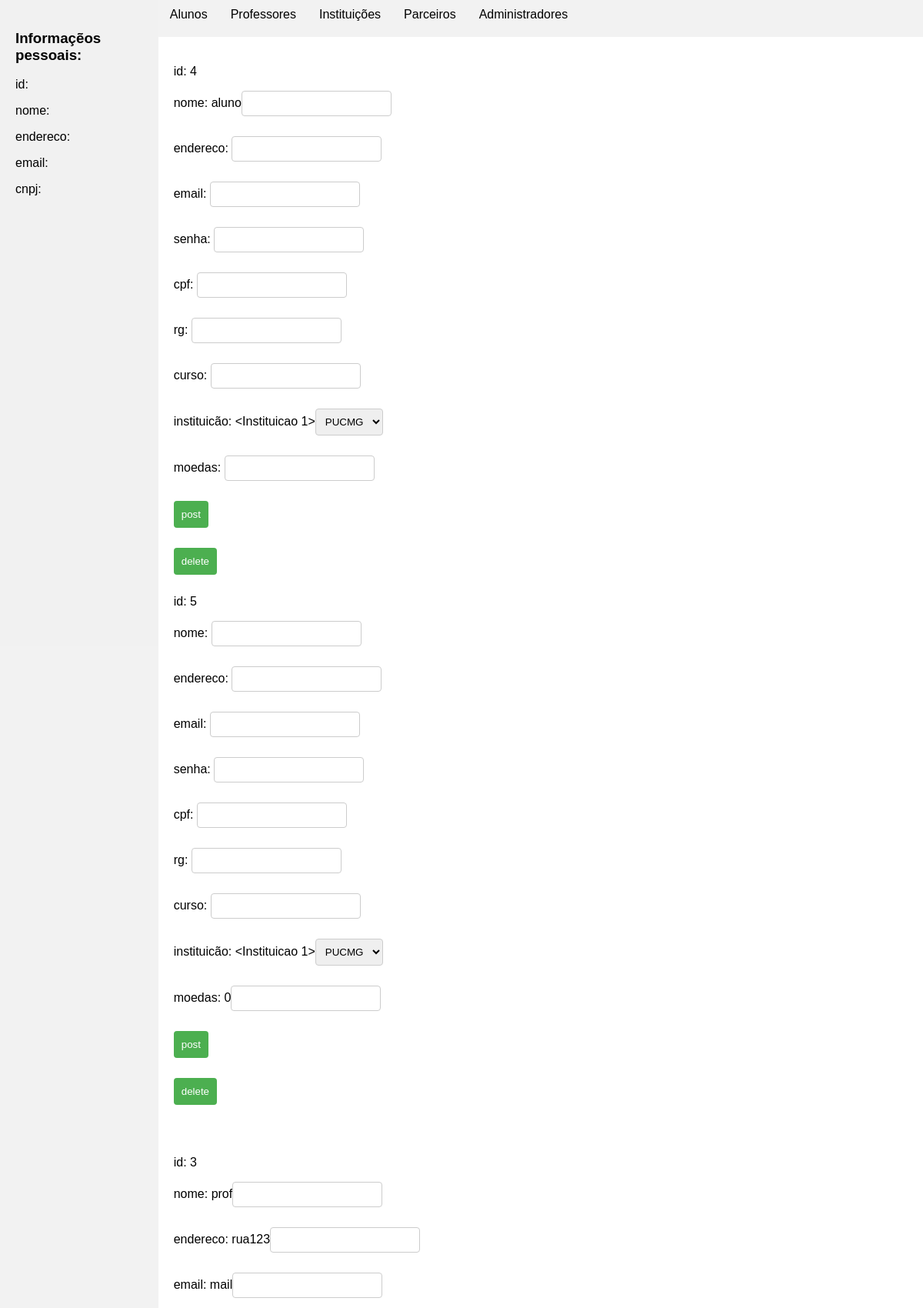
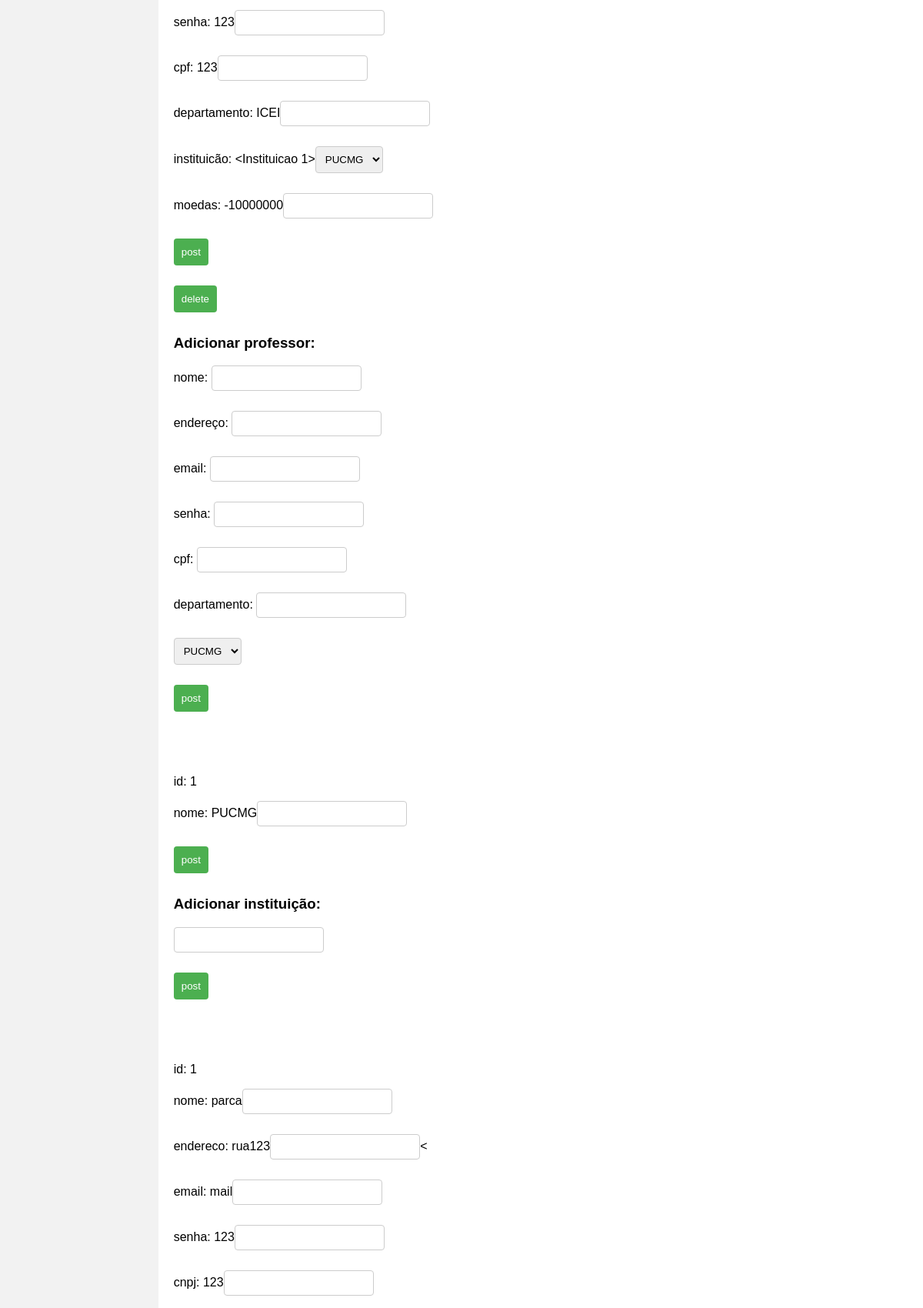
The page /administrador/4 (upper part) on the database its author committed (2 pictures, top to bottom).
### model.py (models this page shows)
class Usuario(db.Model):
    id = db.Column(db.Integer, primary_key=True)
    nome = db.Column(db.String(100))
    endereco = db.Column(db.String(150))
    email = db.Column(db.String(50))
    senha = db.Column(db.String(40))
    tipo = db.Column(db.String(20))
    transacoes = db.relationship("Transacao", foreign_keys="[Transacao.origem, Transacao.destino]", backref="usuario", primaryjoin="Usuario.id == Transacao.origem")

class Aluno(Usuario):
    id_aluno = db.Column(db.Integer, db.ForeignKey('usuario.id'), primary_key=True)
    cpf = db.Column(db.Integer)
    rg = db.Column(db.Integer)
    curso = db.Column(db.String(40))
    moedas = db.Column(db.Integer)
    id_instituicao = db.Column(db.Integer, db.ForeignKey('instituicao.id_instituicao'))

class Usuario(db.Model):
    id = db.Column(db.Integer, primary_key=True)
    nome = db.Column(db.String(100))
    endereco = db.Column(db.String(150))
    email = db.Column(db.String(50))
    senha = db.Column(db.String(40))
    tipo = db.Column(db.String(20))
    transacoes = db.relationship("Transacao", foreign_keys="[Transacao.origem, Transacao.destino]", backref="usuario", primaryjoin="Usuario.id == Transacao.origem")

class Professor(Usuario):
    id_professor = db.Column(db.Integer, db.ForeignKey('usuario.id'), primary_key=True)
    cpf = db.Column(db.Integer)
    departamento = db.Column(db.String(40))
    moedas = db.Column(db.Integer)
    id_instituicao = db.Column(db.Integer, db.ForeignKey('instituicao.id_instituicao'))

class Instituicao(db.Model):
    id = db.Column("id_instituicao", db.Integer, primary_key=True)
    nome = db.Column(db.String(40))
    professores = db.relationship("Professor", backref="instituicao")
    alunos = db.relationship("Aluno", backref="instituicao")

class Parceiro(Usuario):
    id_parceiro = db.Column(db.Integer, db.ForeignKey('usuario.id'), primary_key=True)
    cnpj = db.Column(db.Integer)
    produtos = db.relationship("Produto", backref="parceiro", lazy=True)#um parceiro tem vários produtos

### routes.py (the view)
@app.route("/administrador/<int:u>", methods=["POTS", "GET"])
def administrador(u):
    adm = db.session.get(Administrador, u)
    adms = Administrador.query.all()
    parca = Parceiro.query.all()
    prof = Professor.query.all()
    inst = Instituicao.query.all()
    aluno = Aluno.query.all()
    return render_template("administrador.html", adm=adm, adms=adms, parca=parca, prof=prof, inst=inst, aluno=aluno)

### templates/administrador.html (shortened to what this page needs)
<!DOCTYPE html>
<html lang="en">
<head>
    <link rel="stylesheet" href="{{ url_for('static', filename='shared.css') }}">
    <link rel="stylesheet" href="{{ url_for('static', filename='pages.css') }}">
</head>
<body>
    <div class="container">
        <div class="sidebar">
            <h3>Informaçẽos pessoais: </h3>
            <p>id: {{ adm.id }}</p>
            <p>nome: {{ adm.nome }}</p>
            <p>endereco: {{ adm.endereco }}</p>
            <p>email: {{ adm.email }}</p>
            <p>cnpj: {{ adm.cnpj}}</p>
        </div>
        <div class="tabs">
            <div class="tab-list">
                <li class="tablinks" onclick="openTab(event, 'alunos')">Alunos</li>
                <li class="tablinks" onclick="openTab(event, 'professores')">Professores</li>
                <li class="tablinks" onclick="openTab(event, 'instituicoes')">Instituições</li>
                <li class="tablinks" onclick="openTab(event, 'parceiros')">Parceiros</li>
                <li class="tablinks" onclick="openTab(event, 'administradores')">Administradores</li>
            </div>
            <div class="tab-content">
                <div id="alunos" class="tabcontent">
                    {% for al in aluno %}
                        <form action="/administrador/{{ adm.id }}/aluno/{{ al.id }}" method="POST">
                            <p>id: {{ al.id }}</p>
                            <p>nome: {{ al.nome }}<input type="text" name="nome"></p>
                            <p>endereco: {{ al.endereco }}<input type="text" name="endereco"></p>
                            <p>email: {{ al.email }}<input type="text" name="email"></p>
                            <p>senha: {{ al.senha }}<input type="text" name="senha"></p>
                            <p>cpf: {{ al.cpf}}<input type="number" name="cpf"></p>
                            <p>rg: {{ al.rg }}<input type="number" name="rg"></p>
                            <p>curso: {{ al.curso }}<input type="text" name="curso"></p>
                            <P>instituicão: {{ al.instituicao }}<select name="instituicao">
                                {% for i in inst %}
                                    <option value="{{ i.id }}">{{ i.nome }}</option>
                                {% endfor %}
                            </select></P>
                            <p>moedas: {{ al.moedas }}<input type="number" name="moedas"></p>
                            <p><input type="submit" value="post"></p>
                        </form>
                        <form action="/administrador/{{ adm.id }}/rm/aluno/{{ al.id }}" method="REMOVE">
                            <input type="submit" value="delete">
                        </form>
                    {% endfor %}
                </div>
            </div>
            <div class="tab-content">
                <div id="professores" class="tabcontent">
                    {% for pr in prof %}
                        <form action="/administrador/{{ adm.id }}/prof/{{ pr.id }}" method="POST">
                            <p>id: {{ pr.id }}</p>
                            <p>nome: {{ pr.nome }}<input type="text" name="nome"></p>
                            <p>endereco: {{ pr.endereco }}<input type="text" name="endereco"></p>
                            <p>email: {{ pr.email }}<input type="text" name="email"></p>
                            <p>senha: {{ pr.senha }}<input type="text" name="senha"></p>
                            <p>cpf: {{ pr.cpf}}<input type="number" name="cpf"></p>
                            <p>departamento: {{ pr.departamento }}<input type="text" name="departamento"></p>
                            <P>instituicão: {{ pr.instituicao }}<select name="instituicao">
                                {% for i in inst %}
                                    <option value="{{ i.id }}">{{ i.nome }}</option>
                                {% endfor %}
                            </select></P>
                            <p>moedas: {{ pr.moedas }}<input type="number" name="moedas"></p>
                            <p><input type="submit" value="post"></p>
                        </form>
                        <form action="/administrador/{{ adm.id }}/rm/prof/{{ pr.id }}" method="REMOVE">
                            <input type="submit" value="delete">
                        </form>
                    {% endfor %}
                    <h3>Adicionar professor: </h3>
                    <form action="/administrador/{{ adm.id }}/prof" method="POST">
                        <p>nome: <input type="text" name="nome"></p>
                        <p>endereço: <input type="text" name="endereco"></p>
                        <p>email: <input type="text" name="email"></p>
                        <p>senha: <input type="text" name="senha"></p>
                        <p>cpf: <input type="number" name="cpf"></p>
                        <p>departamento: <input type="text" name="departamento"></p>
                        <P><select name="instituicao">
                            {% for i in inst %}
                                <option value="{{ i.id }}">{{ i.nome }}</option>
                            {% endfor %}
                        </select></P>
                        <p><input type="submit" value="post"></p>
                    </form>
                </div>
            </div>
            <div class="tab-content">
                <div id="instituicoes" class="tabcontent">
                    {% for ins in inst %}
                        <form action="/administrador/{{ adm.id }}/inst/{{ ins.id }}" method="POST">
                            <p>id: {{ ins.id }}</p>
                            <p>nome: {{ ins.nome }}<input type="text" name="nome"></p>
                            <p><input type="submit" value="post"></p>
                        </form>
                    {% endfor %}
                    <h3>Adicionar instituição: </h3>
                    <form action="/administrador/{{ adm.id }}/inst" method="POST">
                        <p><input type="text" name="nome"></p>
                        <p><input type="submit" value="post"></p>
                    </form>
                </div>
            </div>
            <div class="tab-content">
                <div id="parceiros" class="tabcontent">
                    {% for par in parca %}
                        <form action="/administrador/{{ adm.id }}/parc/{{ par.id }}" method="POST">
                            <p>id: {{ par.id }}</p>
                            <p>nome: {{ par.nome }}<input type="text" name="nome"></p>
                            <p>endereco: {{ par.endereco }}<input type="text" name="endereco"><</p>
                            <p>email: {{ par.email }}<input type="text" name="email"></p>
                            <p>senha: {{ par.senha }}<input type="text" name="senha"></p>
                            <p>cnpj: {{ par.cnpj}}<input type="text" name="cnpj"></p>
                        </form>
                    {% endfor %}
                </div>
            </div>
        </div>
    </div>
</body>
</html>

### static/shared.css (style rules this page uses)
body { font-family: Arial, sans-serif; background-color: #f2f2f2; margin: 0; padding: 0; }
input, select { padding: 8px; margin-bottom: 10px; border: 1px solid #ccc; border-radius: 4px; }
input[type="submit"] { background-color: #4CAF50; color: white; border: none; padding: 10px; border-radius: 4px; cursor: pointer; }

### static/pages.css (style rules this page uses)
.container { display:flex; }
.sidebar { width: 200px; height: 100vh; background-color: #f1f1f1; padding: 20px; position: sticky; }
li { margin-bottom: 10px; }
.tabs { width: 100%; }
.tab-list { display: flex; list-style-type: none; padding: 0; margin: 0; }
.tab-list li { cursor: pointer; padding: 10px 15px; }
.tab-content { padding: 20px; background-color: #fff; }

### rows shown on the page
Aluno: id "4", nome "aluno", instituicao "<Instituicao 1>"
Aluno: id "5", instituicao "<Instituicao 1>", moedas "0"
Professor: id "3", nome "prof", endereco "rua123", email "mail", senha "123", cpf "123", departamento "ICEI", instituicao "<Instituicao 1>", moedas "-10000000"
Instituicao: id "1", nome "PUCMG"
Parceiro: id "1", nome "parca", endereco "rua123", email "mail", senha "123", cnpj "123"

### other values the page prints
form field instituicao "PUCMG"
